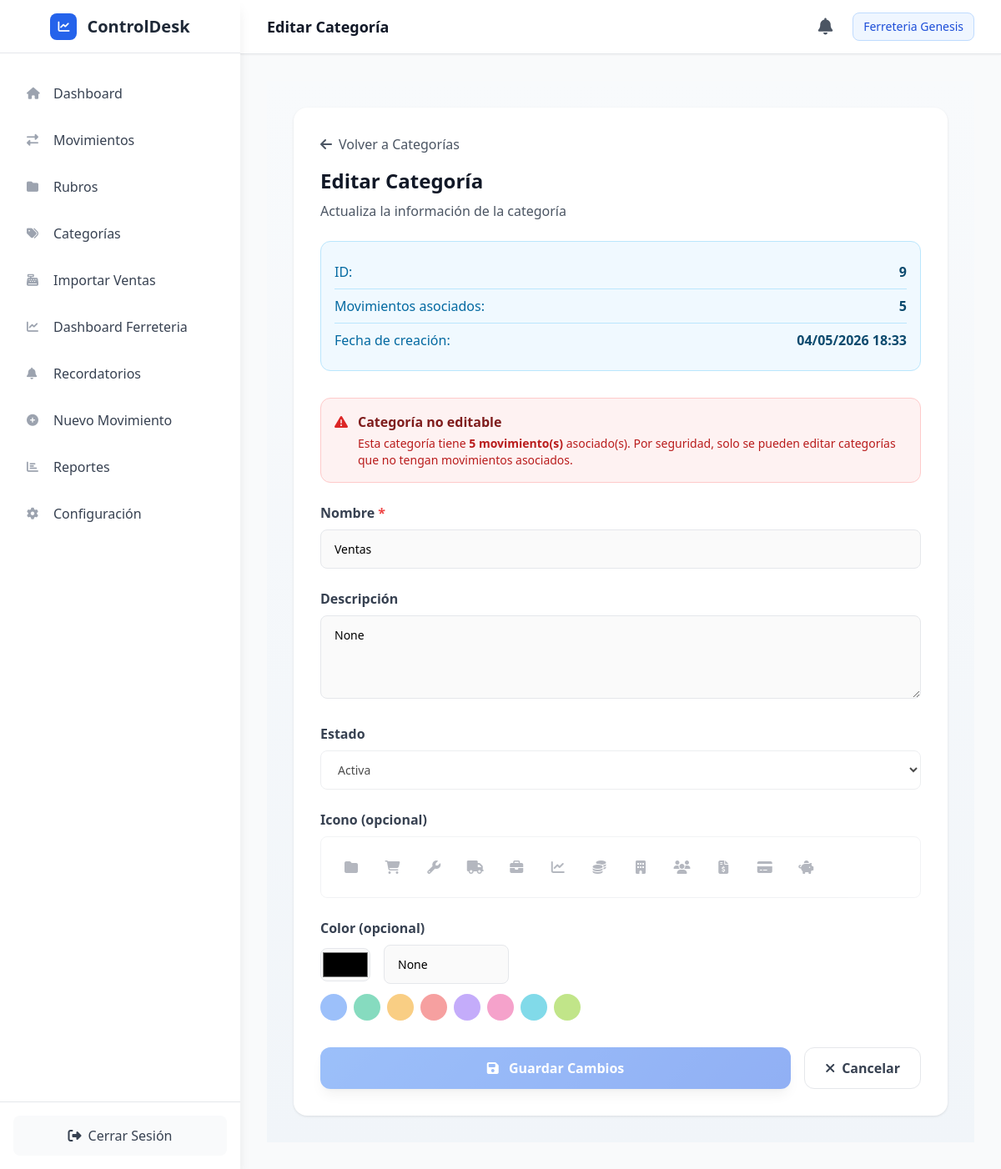
/editar-categoria/9 (signed in), run on the app's committed database.
### app/models/categoria.py (models this page shows, shortened)
class Categoria(db.Model):
    __tablename__ = 'categorias'
    id = db.Column(db.Integer, primary_key=True)
    nombre = db.Column(db.String(100), nullable=False)
    descripcion = db.Column(db.Text, nullable=True)
    estado = db.Column(db.String(20), nullable=False, default='activa')  # activa/inactiva
    icono = db.Column(db.String(50), nullable=True)  # FontAwesome icon class
    color = db.Column(db.String(7), nullable=True)  # Hex color code
    empresa_id = db.Column(db.Integer, db.ForeignKey('empresas.id'), nullable=True)
    fecha_creacion = db.Column(db.DateTime, default=datetime.utcnow)
    fecha_actualizacion = db.Column(db.DateTime, default=datetime.utcnow, onupdate=datetime.utcnow)
    movimientos = db.relationship('Movimiento', backref='categoria', lazy=True, cascade='all, delete-orphan')
    def get_movimientos_count(self):
        return len(self.movimientos)

### app/routes/main.py (the view, shortened to what this page needs)
@main_bp.route('/editar-categoria/<int:categoria_id>', methods=['GET', 'POST'])
def editar_categoria(categoria_id):
    if not AuthService.is_logged_in():
        return redirect(url_for('main.login'))
    if request.method == 'GET':
        try:
            categoria = CategoriaService.get_categoria_by_id(categoria_id)
            if not categoria:
                flash('Categoría no encontrada', 'error')
                return redirect(url_for('main.categorias'))
            form_data = {
                'id': categoria.id,
                'nombre': categoria.nombre,
                'descripcion': categoria.descripcion,
                'estado': categoria.estado,
                'icono': categoria.icono,
                'color': categoria.color
            }
            return render_template('editar_categoria.html',
                                 categoria=categoria,
                                 form_data=form_data)
        except Exception as e:
            flash('Error al cargar la categoría', 'error')
            return redirect(url_for('main.categorias'))

### app/services/auth_service.py (called while the page is built)
    @staticmethod
    def is_logged_in() -> bool:
        return session.get('logged_in', False)

### app/services/categoria_service.py (called while the page is built)
    @staticmethod
    def get_categoria_by_id(categoria_id: int) -> Optional[Categoria]:
        return Categoria.query.get(categoria_id)

### app/templates/editar_categoria.html (shortened to what this page needs)
{% extends "base.html" %}
{% block page_title %}Editar Categoría{% endblock %}
{% block content %}
<div class="form-container">
    <div class="form-card">
        <div class="mb-6">
            <a href="{{ url_for('main.categorias') }}" class="inline-flex items-center text-gray-600 hover:text-gray-900 mb-4">
                <i class="fas fa-arrow-left mr-2"></i>
                Volver a Categorías
            </a>
            <h1 class="text-2xl font-bold text-gray-900 mb-2">Editar Categoría</h1>
            <p class="text-gray-600">Actualiza la información de la categoría</p>
        </div>
        {% if categoria %}
        <div class="info-card">
            <div class="info-item">
                <span class="info-label">ID:</span>
                <span class="info-value">{{ categoria.id }}</span>
            </div>
            <div class="info-item">
                <span class="info-label">Movimientos asociados:</span>
                <span class="info-value">{{ categoria.get_movimientos_count() }}</span>
            </div>
            <div class="info-item">
                <span class="info-label">Fecha de creación:</span>
                <span class="info-value">{{ categoria.fecha_creacion.strftime('%d/%m/%Y %H:%M') if categoria.fecha_creacion else '-' }}</span>
            </div>
        </div>
        {% if categoria.get_movimientos_count() > 0 %}
        <div class="bg-red-50 border border-red-200 rounded-xl p-4 mb-6">
            <div class="flex items-start">
                <i class="fas fa-exclamation-triangle text-red-600 mt-1 mr-3"></i>
                <div>
                    <h3 class="font-semibold text-red-900 mb-1">Categoría no editable</h3>
                    <p class="text-red-700 text-sm">
                        Esta categoría tiene <strong>{{ categoria.get_movimientos_count() }} movimiento(s)</strong> asociado(s).
                        Por seguridad, solo se pueden editar categorías que no tengan movimientos asociados.
                    </p>
                </div>
            </div>
        </div>
        {% endif %}
        {% endif %}
        <form method="POST" action="{{ url_for('main.editar_categoria', categoria_id=categoria.id) }}" id="categoriaForm" {% if categoria.get_movimientos_count() > 0 %}onsubmit="return false;"{% endif %}>
            <div class="form-group">
                <label class="form-label" for="nombre">
                    Nombre <span class="text-red-500">*</span>
                </label>
                <input type="text"
                       class="form-input"
                       id="nombre"
                       name="nombre"
                       placeholder="Ej: Compras, Ventas, Servicios"
                       value="{{ form_data.get('nombre', categoria.nombre if categoria else '') }}"
                       required
                       maxlength="100"
                       {% if categoria.get_movimientos_count() > 0 %}disabled{% endif %}>
            </div>
            <div class="form-group">
                <label class="form-label" for="descripcion">
                    Descripción
                </label>
                <textarea class="form-textarea"
                          id="descripcion"
                          name="descripcion"
                          placeholder="Describe el propósito de esta categoría..."
                          {% if categoria.get_movimientos_count() > 0 %}disabled{% endif %}>{{ form_data.get('descripcion', categoria.descripcion if categoria else '') }}</textarea>
            </div>
            <div class="form-group">
                <label class="form-label" for="estado">
                    Estado
                </label>
                <select class="form-select" id="estado" name="estado" {% if categoria.get_movimientos_count() > 0 %}disabled{% endif %}>
                    <option value="activa" {% if form_data.get('estado') == 'activa' or (categoria and categoria.estado == 'activa') or not form_data.get('estado') %}selected{% endif %}>
                        Activa
                    </option>
                </select>
            </div>
            <div class="form-group">
                <label class="form-label">
                    Icono (opcional)
                </label>
                <div class="icon-selector" id="iconSelector" {% if categoria.get_movimientos_count() > 0 %}style="pointer-events: none; opacity: 0.5;"{% endif %}>
                    <div class="icon-option" data-icon="fa-folder" onclick="selectIcon('fa-folder')">
                        <i class="fas fa-folder"></i>
                    </div>
                    <div class="icon-option" data-icon="fa-shopping-cart" onclick="selectIcon('fa-shopping-cart')">
                        <i class="fas fa-shopping-cart"></i>
                    </div>
                    <div class="icon-option" data-icon="fa-wrench" onclick="selectIcon('fa-wrench')">
                        <i class="fas fa-wrench"></i>
                    </div>
                    <div class="icon-option" data-icon="fa-truck" onclick="selectIcon('fa-truck')">
                        <i class="fas fa-truck"></i>
                    </div>
                    <div class="icon-option" data-icon="fa-briefcase" onclick="selectIcon('fa-briefcase')">
                        <i class="fas fa-briefcase"></i>
                    </div>
                    <div class="icon-option" data-icon="fa-chart-line" onclick="selectIcon('fa-chart-line')">
                        <i class="fas fa-chart-line"></i>
                    </div>
                    <div class="icon-option" data-icon="fa-coins" onclick="selectIcon('fa-coins')">
                        <i class="fas fa-coins"></i>
                    </div>
                    <div class="icon-option" data-icon="fa-building" onclick="selectIcon('fa-building')">
                        <i class="fas fa-building"></i>
                    </div>
                    <div class="icon-option" data-icon="fa-users" onclick="selectIcon('fa-users')">
                        <i class="fas fa-users"></i>
                    </div>
                    <div class="icon-option" data-icon="fa-file-invoice-dollar" onclick="selectIcon('fa-file-invoice-dollar')">
                        <i class="fas fa-file-invoice-dollar"></i>
                    </div>
                    <div class="icon-option" data-icon="fa-credit-card" onclick="selectIcon('fa-credit-card')">
                        <i class="fas fa-credit-card"></i>
                    </div>
                    <div class="icon-option" data-icon="fa-piggy-bank" onclick="selectIcon('fa-piggy-bank')">
                        <i class="fas fa-piggy-bank"></i>
                    </div>
                </div>
            </div>
            <div class="form-group">
                <label class="form-label">
                    Color (opcional)
                </label>
                <div class="color-picker-container">
                    <input type="color"
                           class="color-picker"
                           id="color"
                           name="color"
                           value="{{ form_data.get('color', categoria.color if categoria else '#3b82f6') }}"
                           onchange="updateColorDisplay()"
                           {% if categoria.get_movimientos_count() > 0 %}disabled{% endif %}>
                    <input type="text"
                           class="form-input"
                           id="colorText"
                           placeholder="#3b82f6"
                           value="{{ form_data.get('color', categoria.color if categoria else '#3b82f6') }}"
                           style="width: 150px;"
                           onchange="updateColorFromText()"
                           {% if categoria.get_movimientos_count() > 0 %}disabled{% endif %}>
                </div>
                <div class="color-presets mt-3" {% if categoria.get_movimientos_count() > 0 %}style="pointer-events: none; opacity: 0.5;"{% endif %}>
                    <div class="color-preset" style="background: #3b82f6;" onclick="selectColor('#3b82f6')"></div>
                    <div class="color-preset" style="background: #10b981;" onclick="selectColor('#10b981')"></div>
                    <div class="color-preset" style="background: #f59e0b;" onclick="selectColor('#f59e0b')"></div>
                    <div class="color-preset" style="background: #ef4444;" onclick="selectColor('#ef4444')"></div>
                    <div class="color-preset" style="background: #8b5cf6;" onclick="selectColor('#8b5cf6')"></div>
                    <div class="color-preset" style="background: #ec4899;" onclick="selectColor('#ec4899')"></div>
                    <div class="color-preset" style="background: #06b6d4;" onclick="selectColor('#06b6d4')"></div>
                    <div class="color-preset" style="background: #84cc16;" onclick="selectColor('#84cc16')"></div>
                </div>
            </div>
            <div class="flex gap-4 mt-8">
                <button type="submit" class="btn-primary text-white px-6 py-3 rounded-xl font-semibold shadow-lg hover:shadow-xl flex-1" {% if categoria.get_movimientos_count() > 0 %}disabled style="opacity: 0.5; cursor: not-allowed;"{% endif %}>
                    <i class="fas fa-save mr-2"></i>
                    Guardar Cambios
                </button>
                <a href="{{ url_for('main.categorias') }}" class="btn-secondary text-gray-700 px-6 py-3 rounded-xl font-semibold flex items-center">
                    <i class="fas fa-times mr-2"></i>
                    Cancelar
                </a>
            </div>
        </form>
    </div>
</div>
{% endblock %}

### app/templates/editar_categoria.html (style rules this page uses)
.form-container { background: linear-gradient(180deg, #f8fafc 0%, #f1f5f9 100%); min-height: 100vh; padding: 2rem; }
.form-card { background: white; border-radius: 1rem; padding: 2rem; box-shadow: 0 1px 3px rgba(0, 0, 0, 0.1); max-width: 800px; margin: 0 auto; }
.form-group { margin-bottom: 1.5rem; }
.form-label { display: block; font-weight: 600; color: #374151; margin-bottom: 0.5rem; }
.form-input { width: 100%; padding: 0.75rem 1rem; border: 1px solid #e5e7eb; border-radius: 0.5rem; font-size: 0.875rem; transition: all 0.3s ease; }
.form-textarea { width: 100%; padding: 0.75rem 1rem; border: 1px solid #e5e7eb; border-radius: 0.5rem; font-size: 0.875rem; transition: all 0.3s ease; resize: vertical; min-height: 100px; }
.form-select { width: 100%; padding: 0.75rem 1rem; border: 1px solid #e5e7eb; border-radius: 0.5rem; font-size: 0.875rem; background: white; transition: all 0.3s ease; }
.color-picker-container { display: flex; align-items: center; gap: 1rem; }
.color-picker { width: 60px; height: 40px; padding: 0; border: 1px solid #e5e7eb; border-radius: 0.5rem; cursor: pointer; }
.color-presets { display: flex; gap: 0.5rem; flex-wrap: wrap; }
.color-preset { width: 32px; height: 32px; border-radius: 50%; cursor: pointer; border: 2px solid transparent; transition: all 0.2s ease; }
.icon-selector { display: grid; grid-template-columns: repeat(auto-fill, minmax(40px, 1fr)); gap: 0.5rem; max-height: 200px; overflow-y: auto; padding: 1rem; border: 1px solid #e5e7eb; border-radius: 0.5rem; }
.icon-option { width: 40px; height: 40px; display: flex; align-items: center; justify-content: center; border-radius: 0.5rem; cursor: pointer; transition: all 0.2s ease; color: #6b7280; }
.info-card { background: #f0f9ff; border: 1px solid #bae6fd; border-radius: 0.75rem; padding: 1rem; margin-bottom: 2rem; }
.info-item { display: flex; justify-content: space-between; padding: 0.5rem 0; border-bottom: 1px solid #bae6fd; }
.info-item:last-child { border-bottom: none; }
.info-label { font-weight: 500; color: #0369a1; }
.info-value { font-weight: 600; color: #0c4a6e; }
.btn-primary { background: linear-gradient(135deg, #3b82f6 0%, #2563eb 100%); transition: all 0.3s ease; }
.btn-secondary { background: white; border: 1px solid #e5e7eb; transition: all 0.3s ease; }

### data on the page
Categoria: id "9", fecha_creacion "04/05/2026 18:33", nombre "Ventas", descripcion "None", estado "Activa", color "#000000", get "None"

### other printed values
{{ session.get('empresa_nombre', 'Empresa') }} "Ferreteria Genesis"
{{ categoria.get_movimientos_count() }} "5"
